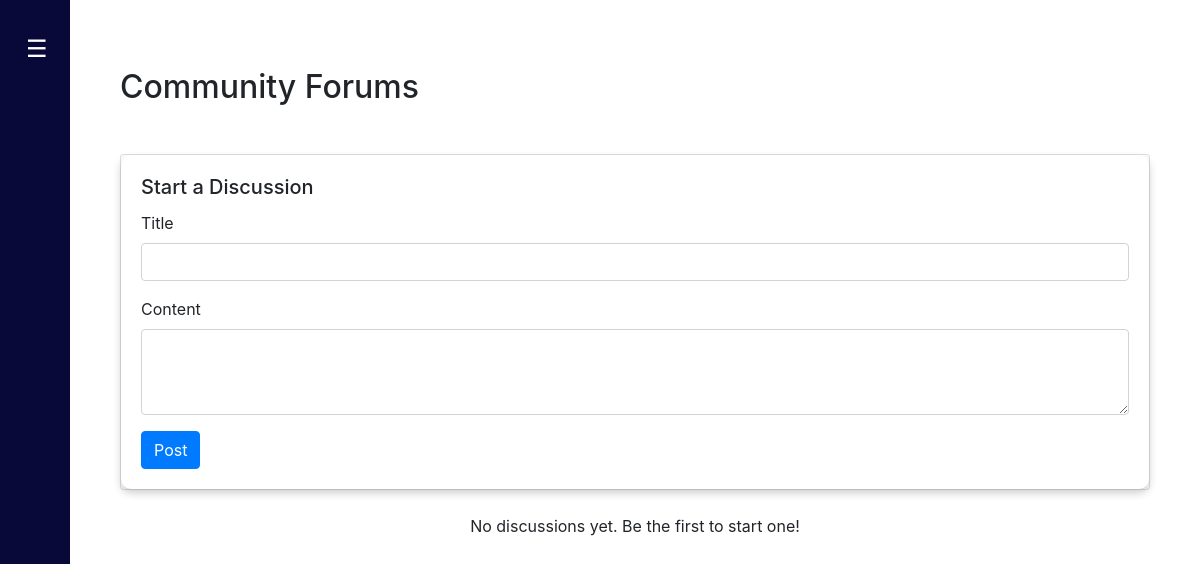
The page /forums (signed in) on the database as committed earlier.
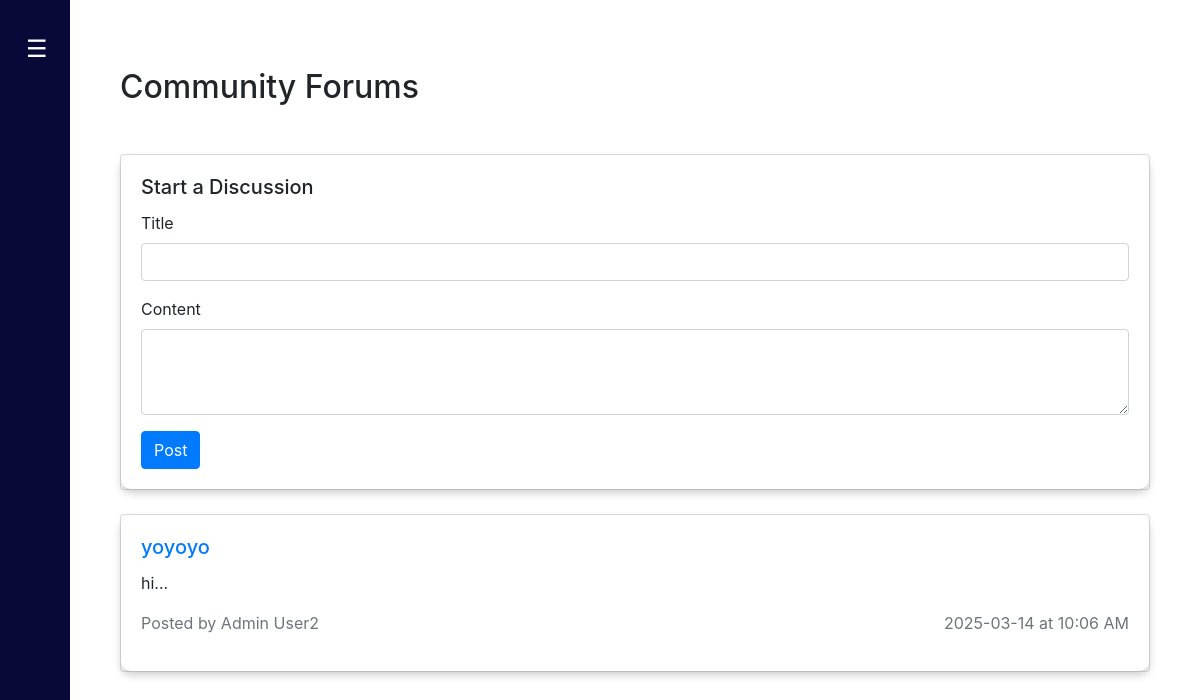
The same page on the database as committed later.
### Website/models.py (models this page shows, shortened)
class ForumPost(db.Model):
    id = db.Column(db.Integer, primary_key=True)
    title = db.Column(db.String(255), nullable=False)
    content = db.Column(db.Text, nullable=False)
    created_at = db.Column(db.DateTime, default=db.func.current_timestamp())
    user_id = db.Column(db.Integer, db.ForeignKey('user.id'), nullable=False)
    user = db.relationship('User', backref='forum_posts')

class User(db.Model, UserMixin):
    id = db.Column(db.Integer, primary_key=True)
    email = db.Column(db.String(150), unique=True, nullable=False)
    firstName = db.Column(db.String(150), nullable=False)  # For first name
    lastName = db.Column(db.String(150), nullable=False)
    password = db.Column(db.String(150), nullable=False)  # For storing password hash
    is_admin = db.Column(db.Boolean, default=False)  # Optional: for admin flag
    address = db.Column(db.String(255), nullable=True)
    birth_date = db.Column(db.Date, nullable=True)
    birth_place = db.Column(db.String(255), nullable=True)
    position = db.Column(db.String(50), nullable=True)  # For officials
    is_verified = db.Column(db.Boolean, default=False)  # Admin approval required
    voter_status = db.Column(db.String(50), default="Pending") #Voter Eligibility Status

### Website/views.py (the view)
@views.route('/forums')
@login_required
def forums():
    posts = ForumPost.query.order_by(ForumPost.created_at.desc()).all()
    return render_template("forums.html", posts=posts, user=current_user)

### Website/templates/forums.html (shortened to what this page needs)
{% extends "base.html" %}
{% block content %}
<div class="container mt-4">
    <br/>
    <h2 class="mb-4">Community Forums</h2>
    <br/>
    {% if user.is_authenticated %}
    <div class="card mb-4">
        <div class="card-body" style="box-shadow: 0 4px 8px rgba(0, 0, 0, 0.2); border-radius: 10px;">
            <h5 class="card-title">Start a Discussion</h5>
            <form method="POST" action="{{ url_for('views.add_forum_post') }}">
                <div class="form-group">
                    <label for="title">Title</label>
                    <input type="text" class="form-control" id="title" name="title" required>
                </div>
                <div class="form-group">
                    <label for="content">Content</label>
                    <textarea class="form-control" id="content" name="content" rows="3" required></textarea>
                </div>
                <button type="submit" class="btn btn-primary">Post</button>
            </form>
        </div>
    </div>
    {% else %}
    <p class="text-center">You need to <a href="{{ url_for('auth.login') }}">log in</a> to start a discussion.</p>
    {% endif %}
    <div class="forum-posts">
        {% for post in posts %}
        <div class="card mb-3">
            <div class="card-body" style="box-shadow: 0 4px 8px rgba(0, 0, 0, 0.2); border-radius: 10px;">
                <h5 class="card-title">
                    <a href="{{ url_for('views.forum_post', post_id=post.id) }}">{{ post.title }}</a>
                </h5>
                <p class="card-text">{{ post.content[:200] }}...</p>
                <p class="text-muted" style="display: flex; justify-content: space-between;">
                    <span>Posted by {{ post.user.firstName }} {{ post.user.lastName }}</span>
                    <span>{{ post.created_at.strftime('%Y-%m-%d at %I:%M %p') }}</span>
                </p>
            </div>
        </div>
        {% else %}
        <p class="text-center">No discussions yet. Be the first to start one!</p>
        {% endfor %}
    </div>
</div>
{% endblock %}

Rows that differ between the two databases and show on the page:
added ForumPost: title "yoyoyo", content "hi", user.firstName "Admin", user.lastName "User2", created_at "2025-03-14 at 10:06 AM"
Other text that changed with them:
text no longer shown: "No discussions yet. Be the first to start one!"
